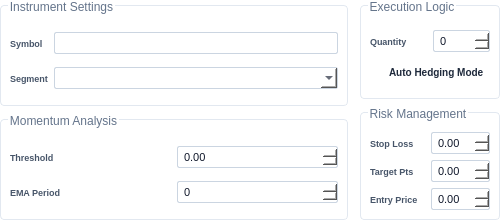
<?xml version="1.0" encoding="UTF-8"?>
<ui version="4.0">
 <class>tspecialParam</class>
 <widget class="QWidget" name="tspecialParam">
  <property name="geometry">
   <rect>
    <x>0</x>
    <y>0</y>
    <width>500</width>
    <height>220</height>
   </rect>
  </property>
  <property name="styleSheet">
   <string notr="true">
    QWidget#tspecialParam { background-color: transparent; }
    QLabel { color: #475569; font-size: 9px; font-weight: 700; text-transform: uppercase; background: transparent; }
    QLineEdit, QComboBox, QSpinBox, QDoubleSpinBox {
        border: 1px solid #cbd5e1; border-radius: 2px; padding: 2px 4px;
        background-color: white; color: #0f172a; font-size: 11px;
    }
    QGroupBox { background-color: #ffffff; border: 1px solid #e2e8f0; border-radius: 4px; margin-top: 5px; padding-top: 10px; }
    QGroupBox::title { subcontrol-origin: margin; left: 8px; color: #64748b; font-weight: bold; }
    QCheckBox { color: #1e293b; font-weight: bold; font-size: 10px; background: transparent; }
   </string>
  </property>
  <layout class="QHBoxLayout" name="mainLayout">
   <property name="spacing"><number>12</number></property>
   <property name="margin"><number>0</number></property>
   
   <item>
    <layout class="QVBoxLayout" name="leftColumn">
     <property name="spacing"><number>8</number></property>
     <item>
      <widget class="QGroupBox" name="assetGroup">
       <property name="title"><string>Instrument Settings</string></property>
       <layout class="QGridLayout" name="assetGrid">
        <property name="verticalSpacing"><number>6</number></property>
        <item row="0" column="0"><widget class="QLabel"><property name="text"><string>Symbol</string></property></widget></item>
        <item row="0" column="1"><widget class="QLineEdit" name="m_symbolEdit"/></item>
        <item row="1" column="0"><widget class="QLabel"><property name="text"><string>Segment</string></property></widget></item>
        <item row="1" column="1"><widget class="QComboBox" name="m_segmentCombo"/></item>
       </layout>
      </widget>
     </item>
     <item>
      <widget class="QGroupBox" name="momentumGroup">
       <property name="title"><string>Momentum Analysis</string></property>
       <layout class="QGridLayout" name="momentumGrid">
        <property name="verticalSpacing"><number>6</number></property>
        <item row="0" column="0"><widget class="QLabel"><property name="text"><string>Threshold</string></property></widget></item>
        <item row="0" column="1"><widget class="QDoubleSpinBox" name="m_momentumThreshold"/></item>
        <item row="1" column="0"><widget class="QLabel"><property name="text"><string>EMA Period</string></property></widget></item>
        <item row="1" column="1"><widget class="QSpinBox" name="m_emaPeriod"/></item>
       </layout>
      </widget>
     </item>
    </layout>
   </item>

   <item>
    <layout class="QVBoxLayout" name="rightColumn">
     <property name="spacing"><number>8</number></property>
     <item>
      <widget class="QGroupBox" name="executionGroup">
       <property name="title"><string>Execution Logic</string></property>
       <layout class="QGridLayout" name="executionGrid">
        <property name="verticalSpacing"><number>6</number></property>
        <item row="0" column="0"><widget class="QLabel"><property name="text"><string>Quantity</string></property></widget></item>
        <item row="0" column="1"><widget class="QSpinBox" name="m_qtySpin"/></item>
        <item row="1" column="0" colspan="2"><widget class="QCheckBox" name="m_isHedged"><property name="text"><string>Auto Hedging Mode</string></property></widget></item>
       </layout>
      </widget>
     </item>
     <item>
      <widget class="QGroupBox" name="riskGroup">
       <property name="title"><string>Risk Management</string></property>
       <layout class="QGridLayout" name="riskGrid">
        <property name="verticalSpacing"><number>6</number></property>
        <item row="0" column="0"><widget class="QLabel"><property name="text"><string>Stop Loss</string></property></widget></item>
        <item row="0" column="1"><widget class="QDoubleSpinBox" name="m_stopLossSpin"/></item>
        <item row="1" column="0"><widget class="QLabel"><property name="text"><string>Target Pts</string></property></widget></item>
        <item row="1" column="1"><widget class="QDoubleSpinBox" name="m_targetSpin"/></item>
        <item row="2" column="0"><widget class="QLabel"><property name="text"><string>Entry Price</string></property></widget></item>
        <item row="2" column="1"><widget class="QDoubleSpinBox" name="m_entryPriceSpin"/></item>
       </layout>
      </widget>
     </item>
    </layout>
   </item>
  </layout>
 </widget>
 <resources/>
 <connections/>
</ui>
